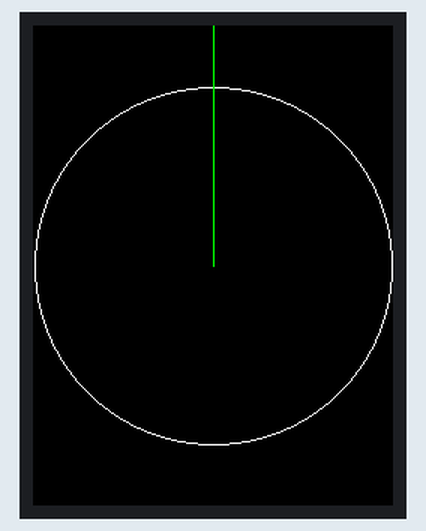
A sketch run on a simulated Arduino Nano, built with avr-gcc and run on an emulated ATmega328P. Shown: 240×320 colour display. What the sketch prints to the serial monitor is not drawn.

Above: at 0.25 s.
At 1.06 s:
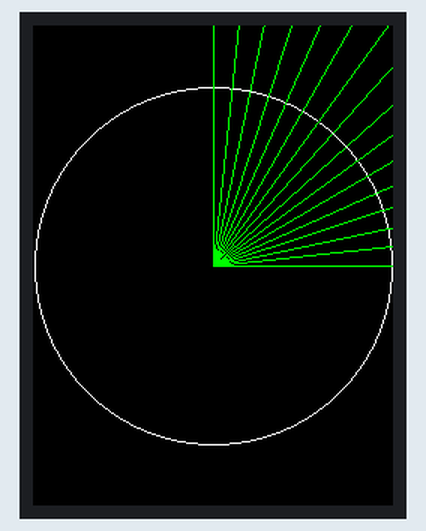
At 1.87 s:
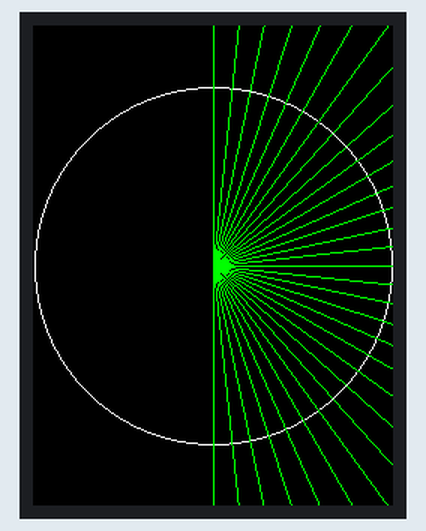
At 2.68 s:
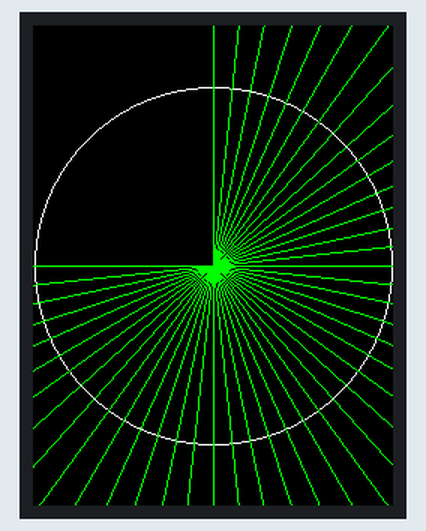
At 3.5 s:
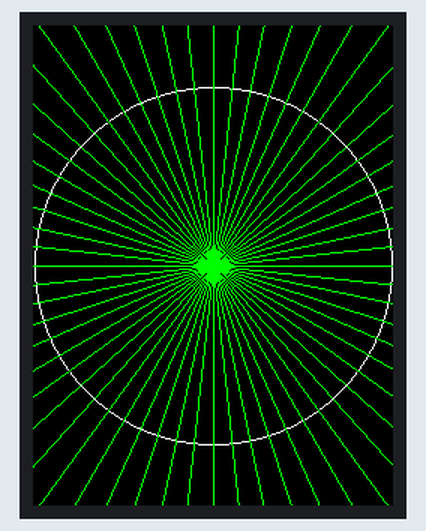
At 14.44 s:
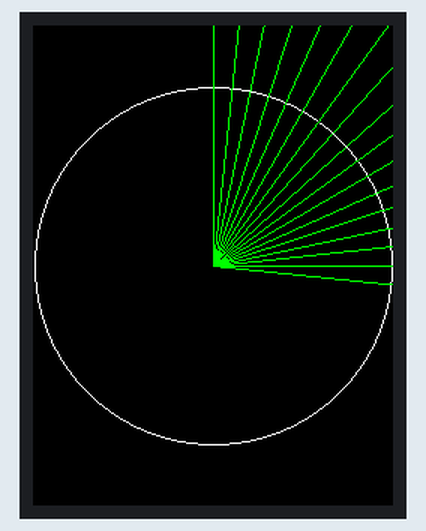

Measured:
- by itself, everything shown: repeats every 13.3 s, in 61 steps
- what the display in image 4 shows lasts 10.1 s, from 3.4 s to 13.5 s

The sketch:

Rosasse.ino
```cpp
// IMPORTANT: Adafruit_TFTLCD LIBRARY MUST BE SPECIFICALLY
// CONFIGURED FOR EITHER THE TFT SHIELD OR THE BREAKOUT BOARD.
// SEE RELEVANT COMMENTS IN Adafruit_TFTLCD.h FOR SETUP.
#include <math.h>
#include <Adafruit_GFX.h>    // Core graphics library
#include <Adafruit_TFTLCD.h> // Hardware-specific library

// The control pins for the LCD can be assigned to any digital or
// analog pins...but we'll use the analog pins as this allows us to
// double up the pins with the touch screen (see the TFT paint example).
#define LCD_CS A3 // Chip Select goes to Analog 3
#define LCD_CD A2 // Command/Data goes to Analog 2
#define LCD_WR A1 // LCD Write goes to Analog 1
#define LCD_RD A0 // LCD Read goes to Analog 0

#define LCD_RESET A6 // Can alternately just connect to Arduino's reset pin

// Assign human-readable names to some common 16-bit color values:
#define	BLACK   0x0000
#define	BLUE    0x001F
#define	RED     0xF800
#define	GREEN   0x07E0
#define CYAN    0x07FF
#define MAGENTA 0xF81F
#define YELLOW  0xFFE0
#define WHITE   0xFFFF

unsigned int x, y, w, h;
long color;

Adafruit_TFTLCD tft(LCD_CS, LCD_CD, LCD_WR, LCD_RD, LCD_RESET);
// If using the shield, all control and data lines are fixed, and
// a simpler declaration can optionally be used:
// Adafruit_TFTLCD tft;
void setup(void) {
  Serial.begin(115200);
  Serial.println(F("TFT LCD test"));

#ifdef USE_ADAFRUIT_SHIELD_PINOUT
  Serial.println(F("Using Adafruit 2.4\" TFT Arduino Shield Pinout"));
#else
  Serial.println(F("Using Adafruit 2.4\" TFT Breakout Board Pinout"));
#endif

  Serial.print("TFT size is ");
  Serial.print(tft.width());
  Serial.print("x");
  Serial.println(tft.height());
  w = tft.width();
  h = tft.height();

  tft.reset();

  uint16_t identifier = tft.readID();

  if(identifier == 0x9325) {
    Serial.println(F("Found ILI9325 LCD driver"));
  }
  else if(identifier == 0x9328) {
    Serial.println(F("Found ILI9328 LCD driver"));
  }
  else if(identifier == 0x7575) {
    Serial.println(F("Found HX8347G LCD driver"));
  }
  else if(identifier == 0x9341) {
    Serial.println(F("Found ILI9341 LCD driver"));
  }
  else if(identifier == 0x8357) {
    Serial.println(F("Found HX8357D LCD driver"));
  }
  else {
    Serial.print(F("Unknown LCD driver chip: "));
    Serial.println(identifier, HEX);
    Serial.println(F("If using the Adafruit 2.8\" TFT Arduino shield, the line:"));
    Serial.println(F("  #define USE_ADAFRUIT_SHIELD_PINOUT"));
    Serial.println(F("should appear in the library header (Adafruit_TFT.h)."));
    Serial.println(F("If using the breakout board, it should NOT be #defined!"));
    Serial.println(F("Also if using the breakout, double-check that all wiring"));
    Serial.println(F("matches the tutorial."));
    return;
  }

  tft.begin(identifier);
  tft.setRotation(0);
}


void loop(void) {
  tft.fillScreen(BLACK);

  tft.drawCircle(w/2, h/2, w/2.01, WHITE);
  for(float i=0; i<60; i++) {
    tft.drawLine(w/2, h/2, (w/2)+(w*sin(i*0.104717)),(h/2)+(w*-cos(i*0.104717)), GREEN);
    delay(50);
  }
  delay(10000);


}
```
